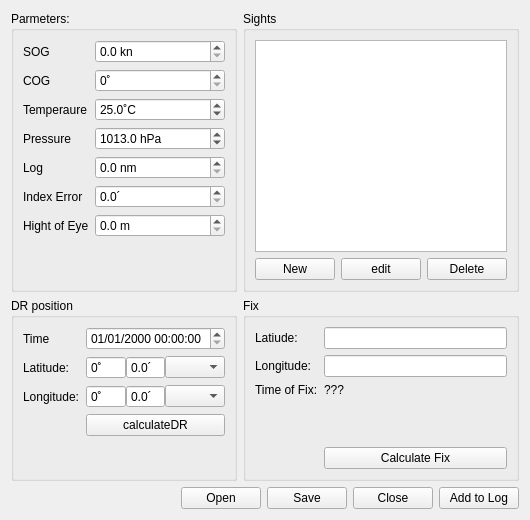
<?xml version="1.0" encoding="UTF-8"?>
<ui version="4.0">
 <class>CelNavigation</class>
 <widget class="QWidget" name="CelNavigation">
  <property name="geometry">
   <rect>
    <x>0</x>
    <y>0</y>
    <width>528</width>
    <height>520</height>
   </rect>
  </property>
  <property name="windowTitle">
   <string>Form</string>
  </property>
  <layout class="QVBoxLayout" name="verticalLayout">
   <item>
    <layout class="QGridLayout" name="gridLayout">
     <item row="0" column="0">
      <widget class="QGroupBox" name="groupBox_2">
       <property name="title">
        <string>Parmeters:</string>
       </property>
       <layout class="QFormLayout" name="formLayout">
        <property name="formAlignment">
         <set>Qt::AlignmentFlag::AlignLeading|Qt::AlignmentFlag::AlignLeft|Qt::AlignmentFlag::AlignTop</set>
        </property>
        <item row="0" column="0">
         <widget class="QLabel" name="label_8">
          <property name="text">
           <string>SOG</string>
          </property>
         </widget>
        </item>
        <item row="0" column="1">
         <widget class="QDoubleSpinBox" name="doubleSpinBox_sog">
          <property name="suffix">
           <string> kn</string>
          </property>
          <property name="decimals">
           <number>1</number>
          </property>
          <property name="singleStep">
           <double>0.100000000000000</double>
          </property>
         </widget>
        </item>
        <item row="1" column="0">
         <widget class="QLabel" name="label_7">
          <property name="text">
           <string>COG</string>
          </property>
         </widget>
        </item>
        <item row="1" column="1">
         <widget class="QSpinBox" name="spinBox_cog">
          <property name="suffix">
           <string>˚</string>
          </property>
          <property name="maximum">
           <number>359</number>
          </property>
         </widget>
        </item>
        <item row="2" column="0">
         <widget class="QLabel" name="label_10">
          <property name="text">
           <string>Temperaure</string>
          </property>
         </widget>
        </item>
        <item row="2" column="1">
         <widget class="QDoubleSpinBox" name="doubleSpinBox_temperature">
          <property name="suffix">
           <string>˚C</string>
          </property>
          <property name="decimals">
           <number>1</number>
          </property>
          <property name="minimum">
           <double>-100.000000000000000</double>
          </property>
          <property name="singleStep">
           <double>0.100000000000000</double>
          </property>
          <property name="value">
           <double>25.000000000000000</double>
          </property>
         </widget>
        </item>
        <item row="3" column="0">
         <widget class="QLabel" name="label_9">
          <property name="text">
           <string>Pressure</string>
          </property>
         </widget>
        </item>
        <item row="3" column="1">
         <widget class="QDoubleSpinBox" name="doubleSpinBox_pressure">
          <property name="suffix">
           <string> hPa</string>
          </property>
          <property name="decimals">
           <number>1</number>
          </property>
          <property name="maximum">
           <double>1080.000000000000000</double>
          </property>
          <property name="value">
           <double>1013.000000000000000</double>
          </property>
         </widget>
        </item>
        <item row="4" column="0">
         <widget class="QLabel" name="label_3">
          <property name="text">
           <string>Log</string>
          </property>
         </widget>
        </item>
        <item row="4" column="1">
         <widget class="QDoubleSpinBox" name="doubleSpinBox_log">
          <property name="suffix">
           <string> nm</string>
          </property>
          <property name="decimals">
           <number>1</number>
          </property>
          <property name="maximum">
           <double>1000000.000000000000000</double>
          </property>
          <property name="singleStep">
           <double>0.000000000000000</double>
          </property>
         </widget>
        </item>
        <item row="7" column="1">
         <spacer name="verticalSpacer">
          <property name="orientation">
           <enum>Qt::Orientation::Vertical</enum>
          </property>
          <property name="sizeHint" stdset="0">
           <size>
            <width>20</width>
            <height>40</height>
           </size>
          </property>
         </spacer>
        </item>
        <item row="5" column="1">
         <widget class="QDoubleSpinBox" name="doubleSpinBox_indexerror">
          <property name="suffix">
           <string>´</string>
          </property>
          <property name="decimals">
           <number>1</number>
          </property>
         </widget>
        </item>
        <item row="5" column="0">
         <widget class="QLabel" name="label_4">
          <property name="text">
           <string>Index Error</string>
          </property>
         </widget>
        </item>
        <item row="6" column="1">
         <widget class="QDoubleSpinBox" name="doubleSpinBox_hoe">
          <property name="suffix">
           <string> m</string>
          </property>
          <property name="decimals">
           <number>1</number>
          </property>
         </widget>
        </item>
        <item row="6" column="0">
         <widget class="QLabel" name="label_5">
          <property name="text">
           <string>Hight of Eye</string>
          </property>
         </widget>
        </item>
       </layout>
      </widget>
     </item>
     <item row="1" column="0">
      <widget class="QGroupBox" name="groupBox">
       <property name="title">
        <string>DR position</string>
       </property>
       <layout class="QFormLayout" name="formLayout_2">
        <item row="1" column="0">
         <widget class="QLabel" name="label">
          <property name="text">
           <string>Latitude:</string>
          </property>
         </widget>
        </item>
        <item row="2" column="0">
         <widget class="QLabel" name="label_2">
          <property name="text">
           <string>Longitude:</string>
          </property>
         </widget>
        </item>
        <item row="3" column="1">
         <widget class="QPushButton" name="button_calculateDR">
          <property name="text">
           <string>calculateDR</string>
          </property>
         </widget>
        </item>
        <item row="0" column="0">
         <widget class="QLabel" name="label_11">
          <property name="text">
           <string>Time</string>
          </property>
         </widget>
        </item>
        <item row="0" column="1">
         <widget class="QDateTimeEdit" name="dateTimeEdit_dr">
          <property name="currentSection">
           <enum>QDateTimeEdit::Section::DaySection</enum>
          </property>
          <property name="displayFormat">
           <string>dd/MM/yyyy HH:mm:ss</string>
          </property>
          <property name="timeSpec">
           <enum>Qt::TimeSpec::UTC</enum>
          </property>
         </widget>
        </item>
        <item row="1" column="1">
         <layout class="QHBoxLayout" name="horizontalLayout">
          <property name="spacing">
           <number>0</number>
          </property>
          <item>
           <widget class="QSpinBox" name="spinBox_lat_deg">
            <property name="minimumSize">
             <size>
              <width>40</width>
              <height>0</height>
             </size>
            </property>
            <property name="maximumSize">
             <size>
              <width>1600</width>
              <height>16777215</height>
             </size>
            </property>
            <property name="buttonSymbols">
             <enum>QAbstractSpinBox::ButtonSymbols::NoButtons</enum>
            </property>
            <property name="suffix">
             <string>˚</string>
            </property>
            <property name="minimum">
             <number>-90</number>
            </property>
            <property name="maximum">
             <number>90</number>
            </property>
           </widget>
          </item>
          <item>
           <widget class="QDoubleSpinBox" name="doubleSpinBox_lat_min">
            <property name="buttonSymbols">
             <enum>QAbstractSpinBox::ButtonSymbols::NoButtons</enum>
            </property>
            <property name="suffix">
             <string>´</string>
            </property>
            <property name="decimals">
             <number>1</number>
            </property>
            <property name="maximum">
             <double>59.000000000000000</double>
            </property>
           </widget>
          </item>
          <item>
           <widget class="QComboBox" name="comboBox_ns">
            <property name="maximumSize">
             <size>
              <width>60</width>
              <height>16777215</height>
             </size>
            </property>
            <property name="currentText">
             <string/>
            </property>
            <property name="currentIndex">
             <number>-1</number>
            </property>
            <property name="maxVisibleItems">
             <number>3</number>
            </property>
           </widget>
          </item>
          <item>
           <spacer name="horizontalSpacer">
            <property name="orientation">
             <enum>Qt::Orientation::Horizontal</enum>
            </property>
            <property name="sizeHint" stdset="0">
             <size>
              <width>0</width>
              <height>20</height>
             </size>
            </property>
           </spacer>
          </item>
         </layout>
        </item>
        <item row="2" column="1">
         <layout class="QHBoxLayout" name="horizontalLayout_2">
          <property name="spacing">
           <number>0</number>
          </property>
          <item>
           <widget class="QSpinBox" name="spinBox_lon_deg">
            <property name="minimumSize">
             <size>
              <width>40</width>
              <height>0</height>
             </size>
            </property>
            <property name="alignment">
             <set>Qt::AlignmentFlag::AlignLeading|Qt::AlignmentFlag::AlignLeft|Qt::AlignmentFlag::AlignVCenter</set>
            </property>
            <property name="buttonSymbols">
             <enum>QAbstractSpinBox::ButtonSymbols::NoButtons</enum>
            </property>
            <property name="suffix">
             <string>˚</string>
            </property>
            <property name="minimum">
             <number>-180</number>
            </property>
            <property name="maximum">
             <number>180</number>
            </property>
           </widget>
          </item>
          <item>
           <widget class="QDoubleSpinBox" name="doubleSpinBox_lon_min">
            <property name="buttonSymbols">
             <enum>QAbstractSpinBox::ButtonSymbols::NoButtons</enum>
            </property>
            <property name="suffix">
             <string>´</string>
            </property>
            <property name="decimals">
             <number>1</number>
            </property>
            <property name="maximum">
             <double>59.000000000000000</double>
            </property>
           </widget>
          </item>
          <item>
           <widget class="QComboBox" name="comboBox_we">
            <property name="maximumSize">
             <size>
              <width>60</width>
              <height>16777215</height>
             </size>
            </property>
            <property name="maxVisibleItems">
             <number>2</number>
            </property>
           </widget>
          </item>
          <item>
           <spacer name="horizontalSpacer_2">
            <property name="orientation">
             <enum>Qt::Orientation::Horizontal</enum>
            </property>
            <property name="sizeHint" stdset="0">
             <size>
              <width>0</width>
              <height>20</height>
             </size>
            </property>
           </spacer>
          </item>
         </layout>
        </item>
       </layout>
      </widget>
     </item>
     <item row="1" column="1">
      <widget class="QGroupBox" name="groupBox_3">
       <property name="title">
        <string>Fix</string>
       </property>
       <layout class="QFormLayout" name="formLayout_3">
        <item row="0" column="0">
         <widget class="QLabel" name="label_12">
          <property name="text">
           <string>Latiude:</string>
          </property>
         </widget>
        </item>
        <item row="0" column="1">
         <widget class="QLineEdit" name="lineEdit_fix_lat"/>
        </item>
        <item row="2" column="0">
         <widget class="QLabel" name="label_13">
          <property name="text">
           <string>Longitude:</string>
          </property>
         </widget>
        </item>
        <item row="2" column="1">
         <widget class="QLineEdit" name="lineEdit_fix_lon"/>
        </item>
        <item row="5" column="1">
         <widget class="QPushButton" name="button_calculateFix">
          <property name="text">
           <string>Calculate Fix</string>
          </property>
         </widget>
        </item>
        <item row="4" column="1">
         <spacer name="verticalSpacer_2">
          <property name="orientation">
           <enum>Qt::Orientation::Vertical</enum>
          </property>
          <property name="sizeHint" stdset="0">
           <size>
            <width>20</width>
            <height>40</height>
           </size>
          </property>
         </spacer>
        </item>
        <item row="3" column="1">
         <widget class="QLabel" name="label_time_of_fix">
          <property name="text">
           <string>???</string>
          </property>
         </widget>
        </item>
        <item row="3" column="0">
         <widget class="QLabel" name="label_14">
          <property name="text">
           <string>Time of Fix:</string>
          </property>
         </widget>
        </item>
       </layout>
      </widget>
     </item>
     <item row="0" column="1">
      <widget class="QGroupBox" name="groupBox_4">
       <property name="title">
        <string>Sights</string>
       </property>
       <layout class="QVBoxLayout" name="verticalLayout_2">
        <item>
         <widget class="QListView" name="listView_sights"/>
        </item>
        <item>
         <layout class="QHBoxLayout" name="horizontalLayout_3">
          <item>
           <widget class="QPushButton" name="button_new">
            <property name="text">
             <string>New</string>
            </property>
           </widget>
          </item>
          <item>
           <widget class="QPushButton" name="button_edit">
            <property name="text">
             <string>edit</string>
            </property>
           </widget>
          </item>
          <item>
           <widget class="QPushButton" name="button_delete">
            <property name="text">
             <string>Delete</string>
            </property>
           </widget>
          </item>
         </layout>
        </item>
       </layout>
      </widget>
     </item>
    </layout>
   </item>
   <item>
    <layout class="QHBoxLayout" name="horizontalLayout_4">
     <item>
      <spacer name="horizontalSpacer_3">
       <property name="orientation">
        <enum>Qt::Orientation::Horizontal</enum>
       </property>
       <property name="sizeHint" stdset="0">
        <size>
         <width>40</width>
         <height>20</height>
        </size>
       </property>
      </spacer>
     </item>
     <item>
      <widget class="QPushButton" name="button_open">
       <property name="text">
        <string>Open</string>
       </property>
      </widget>
     </item>
     <item>
      <widget class="QPushButton" name="button_save">
       <property name="text">
        <string>Save</string>
       </property>
      </widget>
     </item>
     <item>
      <widget class="QPushButton" name="button_close">
       <property name="text">
        <string>Close</string>
       </property>
      </widget>
     </item>
     <item>
      <widget class="QPushButton" name="button_toLog">
       <property name="text">
        <string>Add to Log</string>
       </property>
      </widget>
     </item>
    </layout>
   </item>
  </layout>
 </widget>
 <resources/>
 <connections/>
</ui>
